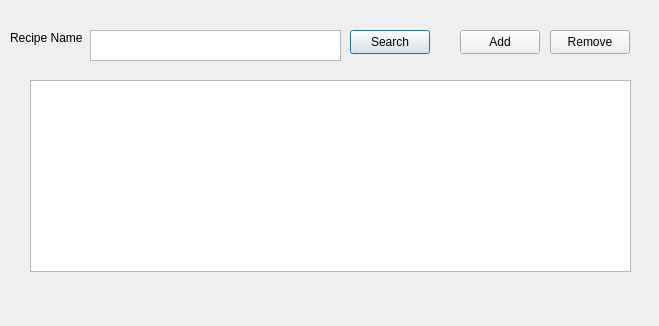
<?xml version="1.0" encoding="UTF-8"?>
<ui version="4.0">
 <class>Recipe</class>
 <widget class="QDialog" name="Recipe">
  <property name="geometry">
   <rect>
    <x>0</x>
    <y>0</y>
    <width>659</width>
    <height>326</height>
   </rect>
  </property>
  <property name="windowTitle">
   <string>Dialog</string>
  </property>
  <widget class="QLabel" name="label">
   <property name="geometry">
    <rect>
     <x>10</x>
     <y>30</y>
     <width>81</width>
     <height>16</height>
    </rect>
   </property>
   <property name="text">
    <string>Recipe Name</string>
   </property>
  </widget>
  <widget class="QTextEdit" name="txtRecipe">
   <property name="geometry">
    <rect>
     <x>90</x>
     <y>30</y>
     <width>251</width>
     <height>31</height>
    </rect>
   </property>
  </widget>
  <widget class="QPushButton" name="btnSearch">
   <property name="geometry">
    <rect>
     <x>350</x>
     <y>30</y>
     <width>80</width>
     <height>24</height>
    </rect>
   </property>
   <property name="text">
    <string>Search</string>
   </property>
  </widget>
  <widget class="QPushButton" name="btnAdd">
   <property name="geometry">
    <rect>
     <x>460</x>
     <y>30</y>
     <width>80</width>
     <height>24</height>
    </rect>
   </property>
   <property name="text">
    <string>Add</string>
   </property>
  </widget>
  <widget class="QPushButton" name="btnRemove">
   <property name="geometry">
    <rect>
     <x>550</x>
     <y>30</y>
     <width>80</width>
     <height>24</height>
    </rect>
   </property>
   <property name="text">
    <string>Remove</string>
   </property>
  </widget>
  <widget class="QTableView" name="tableView">
   <property name="geometry">
    <rect>
     <x>30</x>
     <y>80</y>
     <width>601</width>
     <height>192</height>
    </rect>
   </property>
  </widget>
 </widget>
 <resources/>
 <connections/>
</ui>
